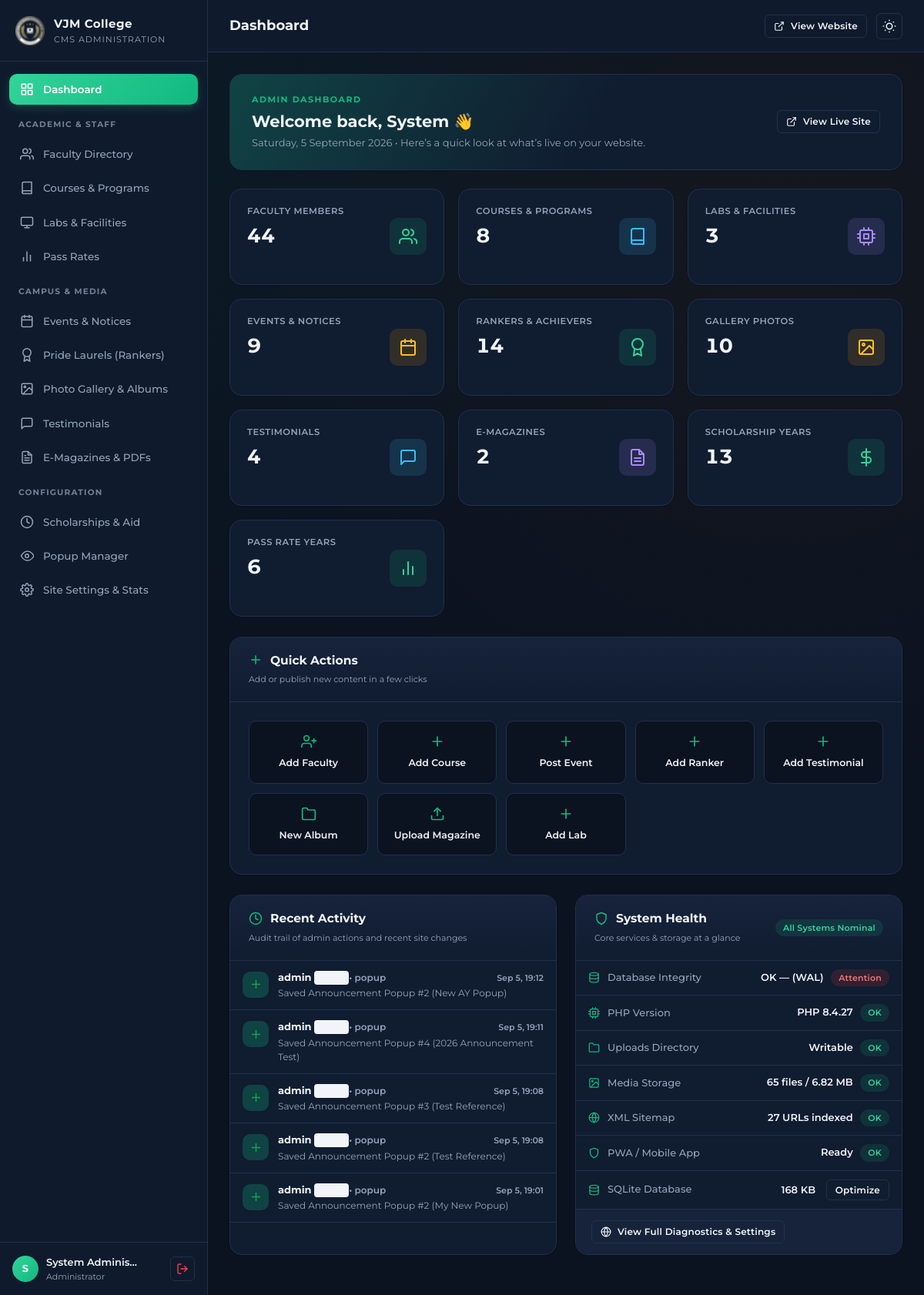
The page /admin/index.php (signed in) on the database its author committed.
### tables this page shows
CREATE TABLE activity_logs (
        id INTEGER PRIMARY KEY AUTOINCREMENT,
        admin_id INTEGER,
        admin_username TEXT NOT NULL,
        action TEXT NOT NULL,
        entity_type TEXT NOT NULL,
        entity_id INTEGER DEFAULT 0,
        details TEXT,
        ip_address TEXT,
        created_at DATETIME DEFAULT CURRENT_TIMESTAMP
    );

### admin/includes/auth.php (called while the page is built, shortened)
<?php
require_once __DIR__ . '/db.php';
function isLoggedIn(): bool {
    return !empty($_SESSION['admin_logged_in']) && !empty($_SESSION['admin_id']);
}
function getCurrentAdmin(): ?array {
    return [
        'id' => $_SESSION['admin_id'],
        'username' => $_SESSION['admin_username'] ?? 'admin',
        'name' => $_SESSION['admin_name'] ?? 'Administrator',
        'email' => $_SESSION['admin_email'] ?? ''
    ];
}
function getRecentActivityLogs(int $limit = 10): array {
    try {
        $db = getDB();
        $stmt = $db->prepare('SELECT * FROM activity_logs ORDER BY created_at DESC, id DESC LIMIT :limit');
        $stmt->bindValue(':limit', $limit, PDO::PARAM_INT);
        $stmt->execute();
        return $stmt->fetchAll() ?: [];
    } catch (Exception $e) {
        return [];
    }
}

### admin/includes/db.php (called while the page is built, shortened)
<?php
function getStorageStats(array $dirs): array {
    $count = 0;
    $bytes = 0;
    foreach ($dirs as $d) {
        if (!is_dir($d)) continue;
        try {
            $it = new RecursiveIteratorIterator(
                new RecursiveDirectoryIterator($d, FilesystemIterator::SKIP_DOTS),
                RecursiveIteratorIterator::SELF_FIRST
            );
            foreach ($it as $item) {
                if ($item->isFile()) {
                    $count++;
                    $bytes += $item->getSize();
                }
            }
        } catch (Exception $e) {}
    }
    $sizeStr = ($bytes > 1048576)
        ? round($bytes / 1048576, 2) . ' MB'
        : round($bytes / 1024, 1) . ' KB';
    return ['count' => $count, 'bytes' => $bytes, 'size' => $sizeStr];
}

### admin/index.php (the view, shortened to what this page needs)
<?php
require_once __DIR__ . '/includes/auth.php';
require_once __DIR__ . '/includes/ui.php';
$siteRoot = dirname(__DIR__);
require_once __DIR__ . '/includes/header.php';
$sectionStats = [
    ['key' => 'faculties',           'label' => 'Faculty Members',        'href' => 'faculties.php',    'icon' => 'users',     'tone' => 'primary'],
    ['key' => 'courses',             'label' => 'Courses & Programs',     'href' => 'courses.php',      'icon' => 'book',      'tone' => 'info'],
    ['key' => 'labs',                'label' => 'Labs & Facilities',      'href' => 'labs.php',         'icon' => 'cpu',       'tone' => 'purple'],
    ['key' => 'events',              'label' => 'Events & Notices',       'href' => 'events.php',       'icon' => 'calendar',  'tone' => 'warning'],
    ['key' => 'rankers',             'label' => 'Rankers & Achievers',    'href' => 'rankers.php',      'icon' => 'award',     'tone' => 'success'],
    ['key' => 'gallery_photos',      'label' => 'Gallery Photos',         'href' => 'gallery.php',      'icon' => 'image',     'tone' => 'warning'],
    ['key' => 'testimonials',        'label' => 'Testimonials',           'href' => 'testimonials.php', 'icon' => 'quote',     'tone' => 'info'],
    ['key' => 'magazines',           'label' => 'E-Magazines',            'href' => 'magazines.php',    'icon' => 'file',      'tone' => 'purple'],
    ['key' => 'scholarships',        'label' => 'Scholarship Years',      'href' => 'scholarships.php?tab=records', 'icon' => 'dollar', 'tone' => 'success'],
    ['key' => 'pass_rates',          'label' => 'Pass Rate Years',        'href' => 'pass_rates.php',   'icon' => 'chart',     'tone' => 'primary'],
];
foreach ($sectionStats as $i => $s) {
    try {
        $sectionStats[$i]['count'] = (int)$db->query("SELECT COUNT(*) FROM {$s['key']}")->fetchColumn();
    } catch (Exception $e) {
        $sectionStats[$i]['count'] = 0;
    }
}
$quickActions = [
    ['href' => 'faculties.php?action=create',   'title' => 'Add Faculty',     'icon' => 'user-plus'],
    ['href' => 'courses.php?action=create',     'title' => 'Add Course',      'icon' => 'plus'],
    ['href' => 'events.php?action=create',      'title' => 'Post Event',      'icon' => 'plus'],
    ['href' => 'rankers.php?action=create',     'title' => 'Add Ranker',      'icon' => 'plus'],
    ['href' => 'testimonials.php?action=create','title' => 'Add Testimonial', 'icon' => 'plus'],
    ['href' => 'gallery.php?action=create_album','title' => 'New Album',      'icon' => 'folder'],
    ['href' => 'magazines.php?action=create',   'title' => 'Upload Magazine', 'icon' => 'upload'],
    ['href' => 'labs.php?action=create',        'title' => 'Add Lab',         'icon' => 'plus'],
];
$recentEvents = $db->query('SELECT * FROM events ORDER BY id DESC LIMIT 3')->fetchAll();
$recentRankers = $db->query('SELECT * FROM rankers ORDER BY id DESC LIMIT 2')->fetchAll();
$recentFaculties = $db->query('SELECT * FROM faculties ORDER BY id DESC LIMIT 2')->fetchAll();
$recent = [];
foreach ($recentEvents as $e) {
    $recent[] = [
        'icon' => 'calendar',
        'tone' => 'warning',
        'title' => $e['title'],
        'meta' => 'Event / Notice' . (!empty($e['badge']) ? ' &bull; ' . $e['badge'] : ''),
        'href' => 'events.php',
    ];
}
foreach ($recentRankers as $r) {
    $recent[] = [
        'icon' => 'award',
        'tone' => 'success',
        'title' => $r['name'],
        'meta' => 'Ranker &bull; ' . $r['course'],
        'href' => 'rankers.php',
    ];
}
foreach ($recentFaculties as $f) {
    $recent[] = [
        'icon' => 'users',
        'tone' => 'primary',
        'title' => $f['name'],
        'meta' => 'Faculty &bull; ' . $f['designation'],
        'href' => 'faculties.php',
    ];
}
$phpVer       = PHP_VERSION;
$journalMode  = $db->query('PRAGMA journal_mode')->fetchColumn();
$integrityRes = $db->query('PRAGMA integrity_check')->fetchColumn();
$dbFileSize   = file_exists(DB_FILE_PATH) ? round(filesize(DB_FILE_PATH) / 1024, 1) . ' KB' : '0 KB';
$storageFaculty = getStorageStats([$siteRoot . '/assets/photos/faculties', $siteRoot . '/assets/uploads/faculties']);
$storageGallery = getStorageStats([$siteRoot . '/assets/photos/gallery', $siteRoot . '/assets/uploads/gallery']);
$storageEmag    = getStorageStats([$siteRoot . '/assets/e_mags', $siteRoot . '/assets/uploads/emag']);
$storageRankers = getStorageStats([$siteRoot . '/assets/photos/index/pride_of_college', $siteRoot . '/assets/uploads/rankers']);
$totalMediaBytes = $storageFaculty['bytes'] + $storageGallery['bytes'] + $storageEmag['bytes'] + $storageRankers['bytes'];
$totalMediaFiles = $storageFaculty['count'] + $storageGallery['count'] + $storageEmag['count'] + $storageRankers['count'];
$totalMediaSizeStr = ($totalMediaBytes > 1048576)
    ? round($totalMediaBytes / 1048576, 2) . ' MB'
    : round($totalMediaBytes / 1024, 1) . ' KB';
$uploadDirWritable = is_writable($siteRoot . '/assets/uploads') || is_writable($siteRoot . '/assets');
$sitemapPath = $siteRoot . '/sitemap.xml';
$sitemapCount = 0;
if (file_exists($sitemapPath)) {
    $xml = @simplexml_load_file($sitemapPath);
    if ($xml && isset($xml->url)) $sitemapCount = count($xml->url);
}
$manifestExists = file_exists($siteRoot . '/manifest.json');
$swExists = file_exists($siteRoot . '/sw.js');
$activityLogs = getRecentActivityLogs(6);
$healthRows = [
    ['label' => 'Database Integrity', 'icon' => 'database', 'value' => 'OK — ' . strtoupper($journalMode) . ' (WAL)', 'good' => $integrityRes === 'ok'],
    ['label' => 'PHP Version', 'icon' => 'cpu', 'value' => 'PHP ' . $phpVer, 'good' => true],
    ['label' => 'Uploads Directory', 'icon' => 'folder', 'value' => $uploadDirWritable ? 'Writable' : 'Read-Only', 'good' => $uploadDirWritable],
    ['label' => 'Media Storage', 'icon' => 'image', 'value' => $totalMediaFiles . ' files / ' . $totalMediaSizeStr, 'good' => true],
    ['label' => 'XML Sitemap', 'icon' => 'globe', 'value' => $sitemapCount . ' URLs indexed', 'good' => $sitemapCount > 0],
    ['label' => 'PWA / Mobile App', 'icon' => 'shield', 'value' => ($manifestExists && $swExists) ? 'Ready' : 'Partial', 'good' => $manifestExists && $swExists],
];
$firstName = explode(' ', $currentAdmin['name'])[0];
?>
<div class="welcome-banner">
    <div>
        <div class="welcome-eyebrow">Admin Dashboard</div>
        <div class="welcome-title">Welcome back, <?= htmlspecialchars($firstName) ?> 👋</div>
        <div class="welcome-sub"><?= date('l, j F Y') ?> &bull; Here&rsquo;s a quick look at what&rsquo;s live on your website.</div>
    </div>
    <a href="../index.php" target="_blank" class="btn btn-secondary btn-sm" style="gap: 8px;">
        <?= icon('external', 14) ?>
        View Live Site
    </a>
</div>
<div class="stats-grid">
    <?php foreach ($sectionStats as $s): ?>
        <a class="stat-card" href="<?= $s['href'] ?>">
            <div class="stat-info">
                <div class="stat-label"><?= htmlspecialchars($s['label']) ?></div>
                <div class="stat-value"><?= (int)$s['count'] ?></div>
            </div>
            <div class="stat-icon <?= $s['tone'] ?>">
                <?= icon($s['icon'], 24) ?>
            </div>
        </a>
    <?php endforeach; ?>
</div>
<div class="panel" style="margin-top: 4px;">
    <div class="panel-header">
        <div>
            <div class="panel-title"><?= icon('plus', 18) ?> Quick Actions</div>
            <span class="form-hint">Add or publish new content in a few clicks</span>
        </div>
    </div>
    <div class="panel-body">
        <div class="quick-actions">
            <?php foreach ($quickActions as $qa): ?>
                <a href="<?= $qa['href'] ?>"
                   data-drawer-url="<?= $qa['href'] ?>&amp;drawer=1"
                   data-drawer-title="<?= htmlspecialchars($qa['title']) ?>"
                   class="quick-action">
                    <?= icon($qa['icon'], 20) ?>
                    <span><?= htmlspecialchars($qa['title']) ?></span>
                </a>
            <?php endforeach; ?>
        </div>
    </div>
</div>
<div class="dash-grid-2">
    <div class="panel" style="margin-bottom: 0;">
        <div class="panel-header">
            <div>
                <div class="panel-title"><?= icon('clock', 18) ?> Recent Activity</div>
                <span class="form-hint">Audit trail of admin actions and recent site changes</span>
            </div>
        </div>
        <div class="panel-body" style="padding: 0;">
            <div class="recent-list">
                <?php if (empty($activityLogs) && empty($recent)): ?>
                    <div class="empty-cell">Nothing logged yet — actions and updates will appear here in real-time.</div>
                <?php elseif (!empty($activityLogs)): ?>
                    <?php foreach ($activityLogs as $log):
                        $actionIcon = 'clock';
                        $actionColor = 'var(--text-muted)';
                        if ($log['action'] === 'login' || $log['action'] === 'logout') {
                            $actionIcon = 'user';
                            $actionColor = 'var(--primary)';
                        } elseif ($log['action'] === 'create' || $log['action'] === 'save') {
                            $actionIcon = 'plus';
                            $actionColor = '#16a34a';
                        } elseif ($log['action'] === 'delete') {
                            $actionIcon = 'trash';
                            $actionColor = '#dc2626';
                        } elseif (in_array($log['action'], ['vacuum', 'clean_media', 'backup'])) {
                            $actionIcon = 'settings';
                            $actionColor = '#d97706';
                        }
                        $timeAgo = date('M j, H:i', strtotime($log['created_at']));
                    ?>
                        <div class="recent-item" style="display: flex; align-items: flex-start; gap: 12px; padding: 12px 16px; border-bottom: 1px solid var(--border-color, rgba(0,0,0,0.06));">
                            <div class="recent-icon" style="color: <?= $actionColor ?>; margin-top: 2px;">
                                <?= icon($actionIcon, 17) ?>
                            </div>
                            <div class="recent-content" style="flex: 1; min-width: 0;">
                                <div class="recent-title" style="display: flex; justify-content: space-between; align-items: baseline; gap: 8px;">
                                    <span>
                                        <strong><?= htmlspecialchars($log['admin_username']) ?></strong>
                                        <span style="font-size: 11px; padding: 2px 6px; border-radius: 4px; background: var(--bg-hover, #f1f5f9); text-transform: uppercase; font-weight: 600;">
                                        </span>
                                        <?php if (!empty($log['entity_type'])): ?>
                                            <span style="color: var(--text-muted); font-size: 12px;"> &bull; <?= htmlspecialchars($log['entity_type']) ?></span>
                                        <?php endif; ?>
                                    </span>
                                    <span style="font-size: 11px; color: var(--text-muted); white-space: nowrap;"><?= $timeAgo ?></span>
                                </div>
                                <div class="recent-meta" style="font-size: 12px; color: var(--text-muted); margin-top: 2px; word-break: break-word;">
                                    <?= htmlspecialchars($log['details'] ?: ($log['action'] . ' on ' . $log['entity_type'])) ?>
                                </div>
                            </div>
                        </div>
                    <?php endforeach; ?>
                <?php endif; ?>
            </div>
        </div>
    </div>
    <div class="panel" style="margin-bottom: 0;">
        <div class="panel-header">
            <div>
                <div class="panel-title"><?= icon('shield', 18) ?> System Health</div>
                <span class="form-hint">Core services &amp; storage at a glance</span>
            </div>
            <span class="badge badge-success">All Systems Nominal</span>
        </div>
        <div class="panel-body" style="padding: 0;">
            <div class="health-list">
                <?php foreach ($healthRows as $h): ?>
                    <div class="health-row">
                        <div class="health-label"><?= icon($h['icon'], 15) ?> <?= htmlspecialchars($h['label']) ?></div>
                        <div class="health-value">
                            <?= htmlspecialchars($h['value']) ?>
                            <span class="badge badge-<?= $h['good'] ? 'success' : 'danger' ?>" style="margin-left: 6px;">
                                <?= $h['good'] ? 'OK' : 'Attention' ?>
                            </span>
                        </div>
                    </div>
                <?php endforeach; ?>
                <div class="health-row">
                    <div class="health-label"><?= icon('database', 15) ?> SQLite Database</div>
                    <div class="health-value"><?= $dbFileSize ?>
                        <form method="POST" action="index.php" style="display: inline-block; margin-left: 10px;" id="vacuum-form-dash">
                            <button type="button" class="btn btn-secondary btn-sm"
                                    data-confirm="Run SQLite VACUUM and index optimization? This may take a few seconds."
                                    data-confirm-form="#vacuum-form-dash">Optimize</button>
                        </form>
                    </div>
                </div>
            </div>
        </div>
        <div style="padding: 14px 20px; border-top: 1px solid var(--border-color); background: var(--bg-card-header);">
            <a href="settings.php" class="btn btn-secondary btn-sm"><?= icon('globe', 14) ?> View Full Diagnostics &amp; Settings</a>
        </div>
    </div>
</div>
<?php require_once __DIR__ . '/includes/footer.php'; ?>

### admin/includes/ui.php (shortened to what this page needs)
<?php
function icon(string $name, int $size = 24): string
{
    $paths = $GLOBALS['ui_icons'][$name] ?? $GLOBALS['ui_icons']['plus'];
    return '<svg viewBox="0 0 24 24" width="' . $size . '" height="' . $size . '" fill="none" stroke="currentColor" stroke-width="2" stroke-linecap="round" stroke-linejoin="round">' . $paths . '</svg>';
}

### rows shown on the page
activity_logs: $size 17 (drawn), admin_username "admin", entity_type "popup", created_at "Sep 5, 19:12", details "Saved Announcement Popup #2 (New AY Popup)"
activity_logs: $size 17 (drawn), admin_username "admin", entity_type "popup", created_at "Sep 5, 19:11", details "Saved Announcement Popup #4 (2026 Announcement Test)"
activity_logs: $size 17 (drawn), admin_username "admin", entity_type "popup", created_at "Sep 5, 19:08", details "Saved Announcement Popup #3 (Test Reference)"
activity_logs: $size 17 (drawn), admin_username "admin", entity_type "popup", created_at "Sep 5, 19:08", details "Saved Announcement Popup #2 (Test Reference)"
activity_logs: $size 17 (drawn), admin_username "admin", entity_type "popup", created_at "Sep 5, 19:01", details "Saved Announcement Popup #2 (My New Popup)"

### other values the page prints
$item['title'] "Dashboard"
$item['section'] "ACADEMIC & STAFF"
$item['title'] "Faculty Directory"
$item['title'] "Courses & Programs"
$item['title'] "Labs & Facilities"
$item['title'] "Pass Rates"
$item['section'] "CAMPUS & MEDIA"
$item['title'] "Events & Notices"
$item['title'] "Pride Laurels (Rankers)"
$item['title'] "Photo Gallery & Albums"
$item['title'] "Testimonials"
$item['title'] "E-Magazines & PDFs"
$item['section'] "CONFIGURATION"
$item['title'] "Scholarships & Aid"
$item['title'] "Popup Manager"
